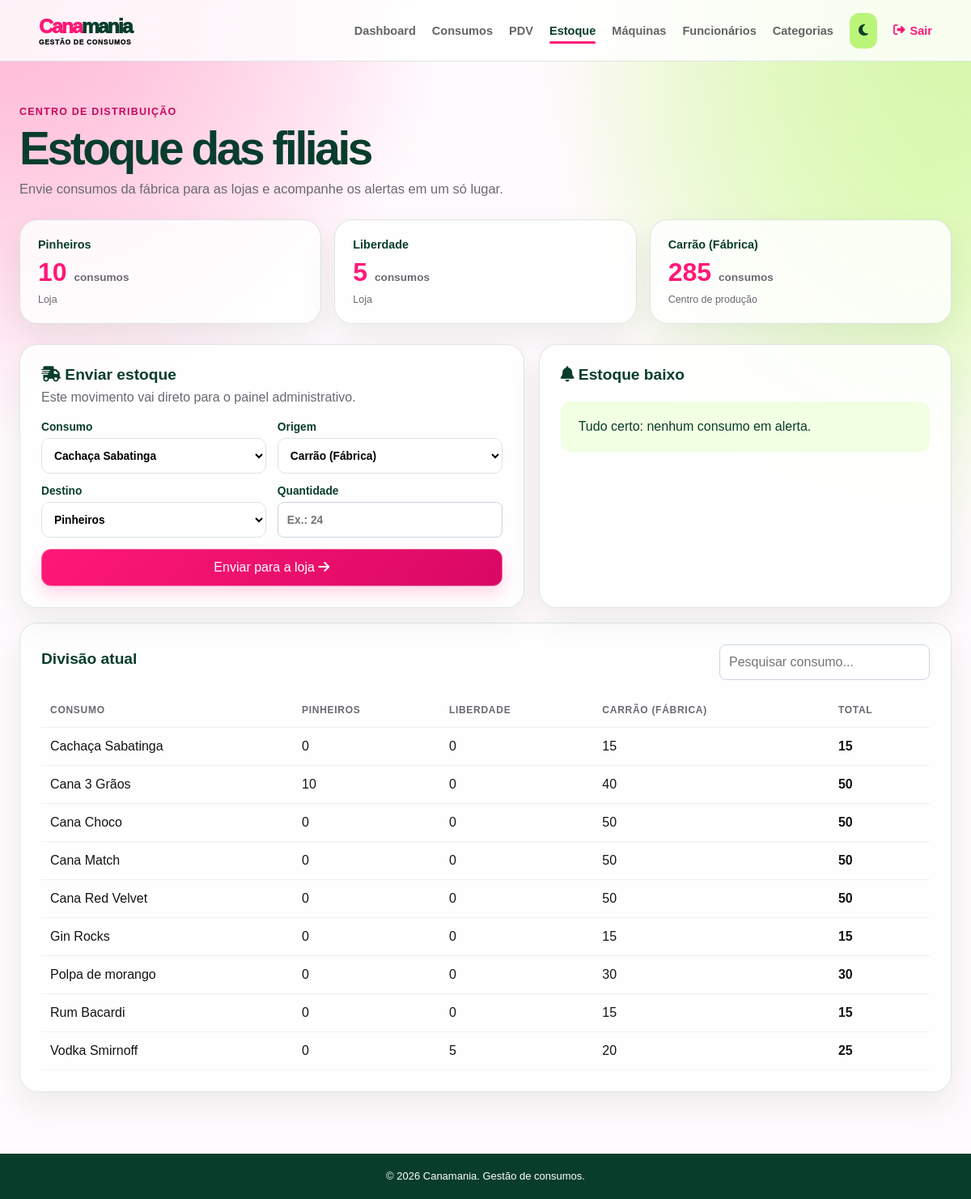
Screenshot of /estoque/ (signed in) with the database file from the repository.
### app/models/produtos.py (models this page shows, shortened)
class Produto(Base):
    __tablename__ = "produtos"
    id = Column(Integer, primary_key=True, index=True)
    nome = Column(String(200), unique=True, index=True)
    preco = Column(Float)
    estoque_atual = Column(Integer, nullable=False, default=0)
    possui_variacoes_tamanho = Column(Boolean, nullable=False, default=False, server_default="false")
    ativo = Column(Boolean, default=True)
    imagem_path = Column(String(255), nullable=True)
    categoria_id = Column(Integer, ForeignKey("categorias.id", ondelete="SET NULL"), nullable=True)
    categoria = relationship("Categoria", back_populates="produtos")
    estoques_tamanho = relationship(
        "EstoqueTamanho", back_populates="produto", cascade="all, delete-orphan"
    )
    estoques_variacoes = relationship(
        "EstoqueVariacao", back_populates="produto", cascade="all, delete-orphan"
    )

### app/controllers/estoque_controller.py (the view)
@router.get("/")
def painel_estoque(request: Request, db: Session = Depends(get_db), usuario=Depends(get_usuario_logado)):
    garantir_estoque_filiais(db)
    produtos = (
        db.query(Produto)
        .join(Categoria, Produto.categoria_id == Categoria.id, isouter=True)
        .filter(Produto.ativo == True, or_(Categoria.nome.is_(None), ~func.lower(Categoria.nome).in_(CATEGORIAS_CONSUMO)))
        .order_by(Produto.nome)
        .all()
    )
    saldos = (
        db.query(EstoqueFilial)
        .join(Produto, EstoqueFilial.produto_id == Produto.id)
        .join(Categoria, Produto.categoria_id == Categoria.id, isouter=True)
        .filter(Produto.ativo == True, or_(Categoria.nome.is_(None), ~func.lower(Categoria.nome).in_(CATEGORIAS_CONSUMO)))
        .all()
    )
    por_produto = {(saldo.produto_id, saldo.filial): saldo.quantidade for saldo in saldos}
    resumo = {filial: sum(por_produto.get((produto.id, filial), 0) for produto in produtos) for filial in FILIAIS}
    alertas = [
        {"produto": produto, "filial": filial, "quantidade": por_produto.get((produto.id, filial), 0)}
        for produto in produtos for filial in FILIAIS
        if 0 < por_produto.get((produto.id, filial), 0) <= LIMITE_ESTOQUE_BAIXO
    ]
    return templates.TemplateResponse(request, "estoque/index.html", {
        "request": request, "usuario": usuario, "produtos": produtos, "filiais": FILIAIS,
        "por_produto": por_produto, "resumo": resumo, "alertas": alertas,
    })

### app/templates/estoque/index.html (shortened to what this page needs)
<!doctype html>
<html lang="pt-BR">
<head>
    <link rel="stylesheet" href="/static/css/canamania.css?v=stock-theme-2">
    <link rel="stylesheet" href="https://cdnjs.cloudflare.com/ajax/libs/font-awesome/6.5.2/css/all.min.css">
</head>
<body>
{% include "partials/navbar.html" %}
<main class="cana-page">
    <header class="cana-heading"><div><span class="eyebrow">Centro de distribuição</span><h1>Estoque das filiais</h1><p>Envie consumos da fábrica para as lojas e acompanhe os alertas em um só lugar.</p></div></header>
    <section class="branch-cards">
        {% for filial in filiais %}<article class="branch-card"><span>{{ filial }}</span><strong>{{ resumo[filial] }} <small>consumos</small></strong>{% if filial == 'Carrão (Fábrica)' %}<em>Centro de produção</em>{% else %}<em>Loja</em>{% endif %}</article>{% endfor %}
    </section>
    <section class="stock-grid">
        <article class="surface transfer-card"><h2><i class="fa-solid fa-truck-fast"></i> Enviar estoque</h2><p>Este movimento vai direto para o painel administrativo.</p>
            <form action="/estoque/transferir" method="post" class="transfer-form">
                <label>Consumo<select name="produto_id" required>{% for produto in produtos %}<option value="{{ produto.id }}">{{ produto.nome }}</option>{% endfor %}</select></label>
                <label>Origem<select name="origem" required>{% for filial in filiais %}<option value="{{ filial }}"{% if filial == 'Carrão (Fábrica)' %} selected{% endif %}>{{ filial }}</option>{% endfor %}</select></label>
                <label>Destino<select name="destino" required>{% for filial in filiais %}<option value="{{ filial }}"{% if filial == 'Pinheiros' %} selected{% endif %}>{{ filial }}</option>{% endfor %}</select></label>
                <label>Quantidade<input type="number" name="quantidade" min="1" required placeholder="Ex.: 24"></label>
                <button type="submit">Enviar para a loja <i class="fa-solid fa-arrow-right"></i></button>
            </form>
        </article>
        <article class="surface alert-card"><h2><i class="fa-solid fa-bell"></i> Estoque baixo</h2>
            {% if alertas %}<ul>{% for alerta in alertas[:8] %}<li><strong>{{ alerta.produto.nome }}</strong><span>{{ alerta.filial }} · {{ alerta.quantidade }} un.</span></li>{% endfor %}</ul>{% else %}<div class="empty-state">Tudo certo: nenhum consumo em alerta.</div>{% endif %}
        </article>
    </section>
    <section class="surface stock-table-wrap"><div class="table-title"><h2>Divisão atual</h2><input type="search" id="pesquisa-estoque" placeholder="Pesquisar consumo..."></div><table><thead><tr><th>Consumo</th>{% for filial in filiais %}<th>{{ filial }}</th>{% endfor %}<th>Total</th></tr></thead><tbody>{% for produto in produtos %}<tr><td>{{ produto.nome }}</td>{% for filial in filiais %}<td>{{ por_produto.get((produto.id, filial), 0) }}</td>{% endfor %}<td><strong>{{ produto.estoque_atual }}</strong></td></tr>{% endfor %}</tbody></table></section>
</main>
<footer class="main-footer"><p>&copy; 2026 Canamania. Gestão de consumos.</p></footer>
</body></html>

### app/static/css/canamania.css (style rules this page uses)
:root { --pink:#ff1877;--pink-deep:#c9085a;--lime:#baf57a;--forest:#083d2c;--ink:#111315;--paper:#fffafc;--muted:#6b6870 }
* { box-sizing:border-box }
body { margin:0;min-height:100vh;font-family:Inter,ui-sans-serif,system-ui,sans-serif;color:var(--ink);background:radial-gradient(circle at 8% 2%,#ffe2f0 0,transparent 26rem),radial-gradient(circle at 95% 16%,#e6ffc6 0,transparent 28rem),var(--paper) }
.cana-page { width:min(1280px,calc(100% - 48px));margin:0 auto;padding:52px 0 76px }
.cana-heading { display:flex;justify-content:space-between;gap:24px;align-items:flex-end;margin-bottom:28px }
.eyebrow { color:var(--pink-deep);font-size:.78rem;font-weight:900;letter-spacing:.1em;text-transform:uppercase }
.cana-heading h1 { margin:5px 0 8px;font-size:clamp(2rem,5vw,3.55rem);letter-spacing:-.06em;color:var(--forest) }
.cana-heading p { margin:0;color:var(--muted);font-size:1.03rem }
.branch-cards { display:grid;grid-template-columns:repeat(3,1fr);gap:16px;margin:25px 0 }
.branch-card,.surface { background:rgba(255,255,255,.83);border:1px solid rgba(8,61,44,.13);box-shadow:0 16px 38px rgba(8,61,44,.08);border-radius:22px }
.branch-card { padding:22px;display:grid;gap:8px;transition:transform .25s ease,box-shadow .25s ease }
.branch-card span { font-size:.9rem;font-weight:800;color:var(--forest) }
.branch-card strong { font-size:2rem;color:var(--pink) }
.branch-card small { font-size:.85rem;color:var(--muted) }
.branch-card em { font-size:.78rem;color:var(--muted);font-style:normal }
.stock-grid { display:grid;grid-template-columns:1.1fr .9fr;gap:18px;margin-bottom:18px }
.surface { padding:26px }
.surface h2 { margin:0 0 8px;color:var(--forest);font-size:1.2rem }
.transfer-card p { margin:0 0 20px;color:var(--muted) }
.transfer-form { display:grid;grid-template-columns:1fr 1fr;gap:14px }
.transfer-form label { display:grid;gap:6px;font-weight:750;font-size:.86rem;color:var(--forest) }
.transfer-form input,.transfer-form select,.table-title input { width:100%;border:1px solid #dce5df;border-radius:10px;background:#fff;padding:11px;font:inherit;outline:0 }
.transfer-form button { grid-column:1/-1;border:0;border-radius:11px;padding:13px;background:var(--pink);color:#fff;font-weight:850;font:inherit;cursor:pointer;transition:transform .2s,background .2s }
.empty-state { margin-top:22px;padding:22px;border-radius:12px;background:#f1ffe2;color:var(--forest) }
.stock-table-wrap { overflow:auto }
.table-title { display:flex;justify-content:space-between;gap:20px;align-items:center;margin-bottom:16px }
.table-title input { max-width:260px }
table { border-collapse:collapse;width:100%;min-width:650px }
th,td { text-align:left;padding:14px 11px;border-bottom:1px solid #edf0ee }
th { font-size:.75rem;color:var(--muted);text-transform:uppercase;letter-spacing:.06em }

### app/static/css/base.css (style rules this page uses)
:root { --cana-pink:#ff1877;--cana-lime:#baf57a;--cana-green:#083d2c;--cana-ink:#111315;--cana-bg:#fffafd;--cana-surface:#fff }
* { box-sizing: border-box; }
body { min-height: 100vh; margin: 0; display: flex; flex-direction: column; font-family: Arial, sans-serif; background-color: var(--cana-bg); color: var(--cana-ink); transition: background .3s,color .3s; }
.main-footer { width:100%; margin-top:auto; background:var(--cana-green); color:#fff; text-align:center; padding:18px 24px; font-size:13px; }
.main-footer p { margin:0; color:inherit; }
:is(button,.btn-create,.btn-novo-produto,.btn-primario,.btn-add-carrinho-pdv,.btn-salvar-venda-final,.btn-ver-ranking,.filiais-heading a) { border-radius:12px!important;transition:transform .2s ease,background .2s ease,box-shadow .2s ease,color .2s ease!important }
:is(button,.btn-create,.btn-novo-produto,.btn-primario,.btn-add-carrinho-pdv,.btn-salvar-venda-final):not(.theme-toggle) { background:linear-gradient(135deg,#ff1877,#d90864)!important;color:#fff!important;border:1px solid rgba(255,255,255,.34)!important;box-shadow:0 9px 19px rgba(255,24,119,.18) }
:is(button,.btn-create,.btn-novo-produto,.btn-primario,.btn-add-carrinho-pdv,.btn-salvar-venda-final):not(:disabled):hover { transform:translateY(-2px);background:linear-gradient(135deg,#c9085a,#083d2c)!important;box-shadow:0 13px 25px rgba(8,61,44,.2) }

### app/static/css/footer.css (style rules this page uses)
.main-footer { width: 100%; flex: 0 0 auto; margin-top: auto; padding: 18px 24px; background: #083d2c; color: #fff; text-align: center; font: 13px/1.5 Arial, sans-serif; }
.main-footer p { margin: 0; color: inherit; }

### rows the page displays
Produto: nome "Cachaça Sabatinga", get "0" "0" "15", estoque_atual "15"
Produto: nome "Cana 3 Grãos", get "10" "0" "40", estoque_atual "50"
Produto: nome "Cana Choco", get "0" "0" "50", estoque_atual "50"
Produto: nome "Cana Match", get "0" "0" "50", estoque_atual "50"
Produto: nome "Cana Red Velvet", get "0" "0" "50", estoque_atual "50"
Produto: nome "Gin Rocks", get "0" "0" "15", estoque_atual "15"
Produto: nome "Polpa de morango", get "0" "0" "30", estoque_atual "30"
Produto: nome "Rum Bacardi", get "0" "0" "15", estoque_atual "15"
Produto: nome "Vodka Smirnoff", get "0" "5" "20", estoque_atual "25"

### other values shown
{{ filial }} "Pinheiros" "Liberdade" "Carrão (Fábrica)"
{{ resumo[filial] }} "10" "5" "285"
{{ filial }} "PINHEIROS" "LIBERDADE" "CARRÃO (FÁBRICA)"
form field produto_id "Cachaça Sabatinga"
form field origem "Carrão (Fábrica)"
form field destino "Pinheiros"
